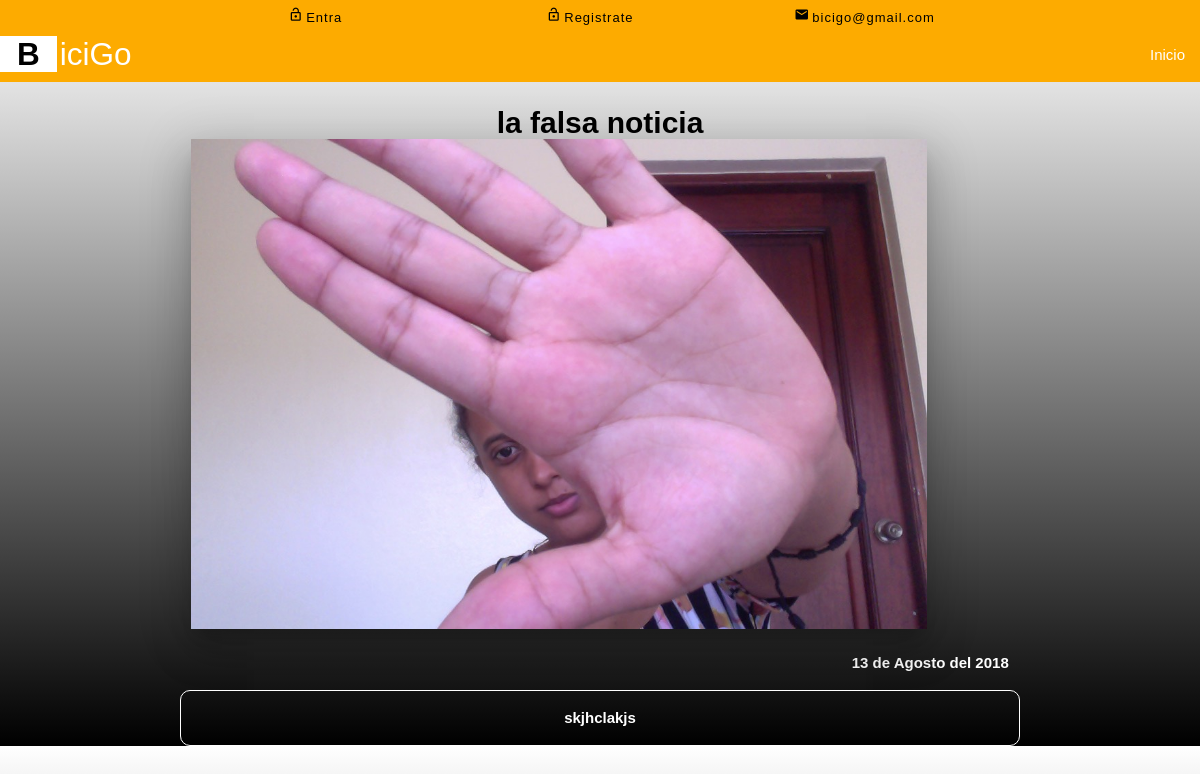
Page /single.php?id=8 on the committed database.
### tables this page shows
CREATE TABLE `articulos` (
  `id` int(11) NOT NULL,
  `titulo` varchar(200) NOT NULL,
  `extracto` varchar(200) NOT NULL,
  `fecha` timestamp NOT NULL DEFAULT CURRENT_TIMESTAMP ON UPDATE CURRENT_TIMESTAMP,
  `texto` text NOT NULL,
  `thumb` varchar(300) NOT NULL
);

### single.php (called while the page is built)
<?php
require 'admin/config.php';
require 'functions.php';
$conectar = conectar($db_config);
$id_articulo = id_articulo($_GET['id']);
$post = obtener_post_por_id($conectar, $id_articulo);
$post = $post[0];
require 'view/single.view.php';
?>

### functions.php (called while the page is built, shortened)
<?php
function limpiarDatos($datos){
	$datos = trim($datos);
	$datos = stripslashes($datos);
	$datos = htmlspecialchars($datos);
	return $datos;
}
function id_articulo($id){
	return (int)limpiarDatos($id);
}
function obtener_post_por_id($conexion, $id){
	$resultado = $conexion->query("SELECT * FROM articulos WHERE id = $id LIMIT 1");
	$resultado = $resultado->fetchAll();
	return ($resultado) ? $resultado : false;
}
function fecha($fecha){
	$timestamp = strtotime($fecha);
	$meses = ['Enero', 'Febrero', 'Marzo', 'Abril', 'Mayo', 'Junio', 'Julio', 'Agosto', 'Septiembre', 'Octubre', 'Noviembre', 'Diciembre'];
	$dia = date('d', $timestamp);
	$mes = date('m', $timestamp) - 1;
	$year = date('Y', $timestamp);
	$fecha = "$dia de " . $meses[$mes] . " del $year";
	return $fecha;
}
?>

### view/single.view.php (the view, shortened to what this page needs)
<!DOCTYPE html>
<html>
<head>
    <link rel="stylesheet" href="https://use.fontawesome.com/releases/v5.1.1/css/all.css">
    <link rel="stylesheet" href="css/materialize.css" />
    <link rel="stylesheet" href="css/single.css" />
    <link rel="stylesheet" href="css/index.css" />
</head>
<body>
    <div class="submenu">
       <div class="container">
           <ul class="col l12">
               <li class="col s3"><a class="modal-trigger" href="login.php"><i class="material-icons tiny">lock_open</i>Entra</a></li>
               <li class="col s3"><a class="modal-trigger" href="registrate.php"><i class="material-icons  tiny">lock_open</i>Registrate<a></li>
               <li class="col s3"><a><i class="material-icons tiny">mail</i>bicigo@gmail.com</a></li>
           </ul>
       </div>
    </div>
    <nav class="navprincipal">
        <div class="nav-wrapper">
                <a href="index.php" class="brand-logo"><span id="b">B</span>iciGo</a>
                <ul id="nav-mobile" class="right hide-on-med-and-down">
                    <li><a href="index.php">Inicio</a></li>
                </ul>
        </div>
    </nav>
    <div class="container">
        <div class="row">
            <div class="col l12 s12 m12">
                <div class="post">
                    <br>
                    <h3 class="titulo_single"><?php echo $post['titulo']; ?></h3>
                    <img src="<?php echo RUTA; ?>/fotos/<?php echo $post['thumb'];  ?>" class="imgpost z-depth-5">
                    <p class="fecha right"><?php echo fecha($post['fecha']); ?></p>
                </div>
            </div>
            <div class="col l12 m12 s12 descrip_post">
            <p class="extracto"><?php echo $post['texto'];  ?></p>
            </div>
        </div>
    </div>
</body>

### css/single.css (style rules this page uses)
body { background: linear-gradient(white,black); }
.imgpost { width:90%; margin: auto; }
.fecha { font-weight: bold; color: white; }
.titulo_single { font-size: 30px; text-align: center; color:black; font-weight: bold; }
.descrip_post { text-align: center; background-color: rgba(66, 66, 66, 0.5); background-color: transparent; border-radius: 10px; border: 1px solid white; color:white; font-size: 15px; font-weight: bold; }

### css/index.css (style rules this page uses)
* { box-sizing: border-box; }
body { margin:0; padding: 0; font-size: 100%; line-height: 1.6; font-family: Arial, Helvetica, sans-serif; }
.submenu { background-color: #FDAB00; display: block; }
.submenu ul li a { color:black; text-decoration: none; }
.submenu ul li i { margin-right: 12px; top: 2px; color: black; }
.submenu ul li { display: inline-block; width: 25.5%; text-align: center; color: #fff; font-size: 13px; padding: 7px 0; letter-spacing: 1px; border-right: 1px solid black; }
ul { margin: 0; padding: 0; display: block; }
@media (min-width:360px) { .submenu ul li i { margin-right: 3px; top: 2px; color: black; } }
@media (min-width:360px) { .submenu ul li { display: inline-block; width: 32.2%; padding:7px 0; border-right: 0px solid; } }
.navprincipal { height: 46px; line-height: 37px; background-color: #FDAB00; }
#b { background-color: white; color:black; padding: 0 17px; font-weight: bold; margin-right: 3px; }
h3 { margin: 0; color: #FDAB00; text-align: center; }
span { color:white; }

### rows in the picture
articulos: titulo "la falsa noticia", thumb (picture), fecha "13 de Agosto del 2018", texto "skjhclakjs"
